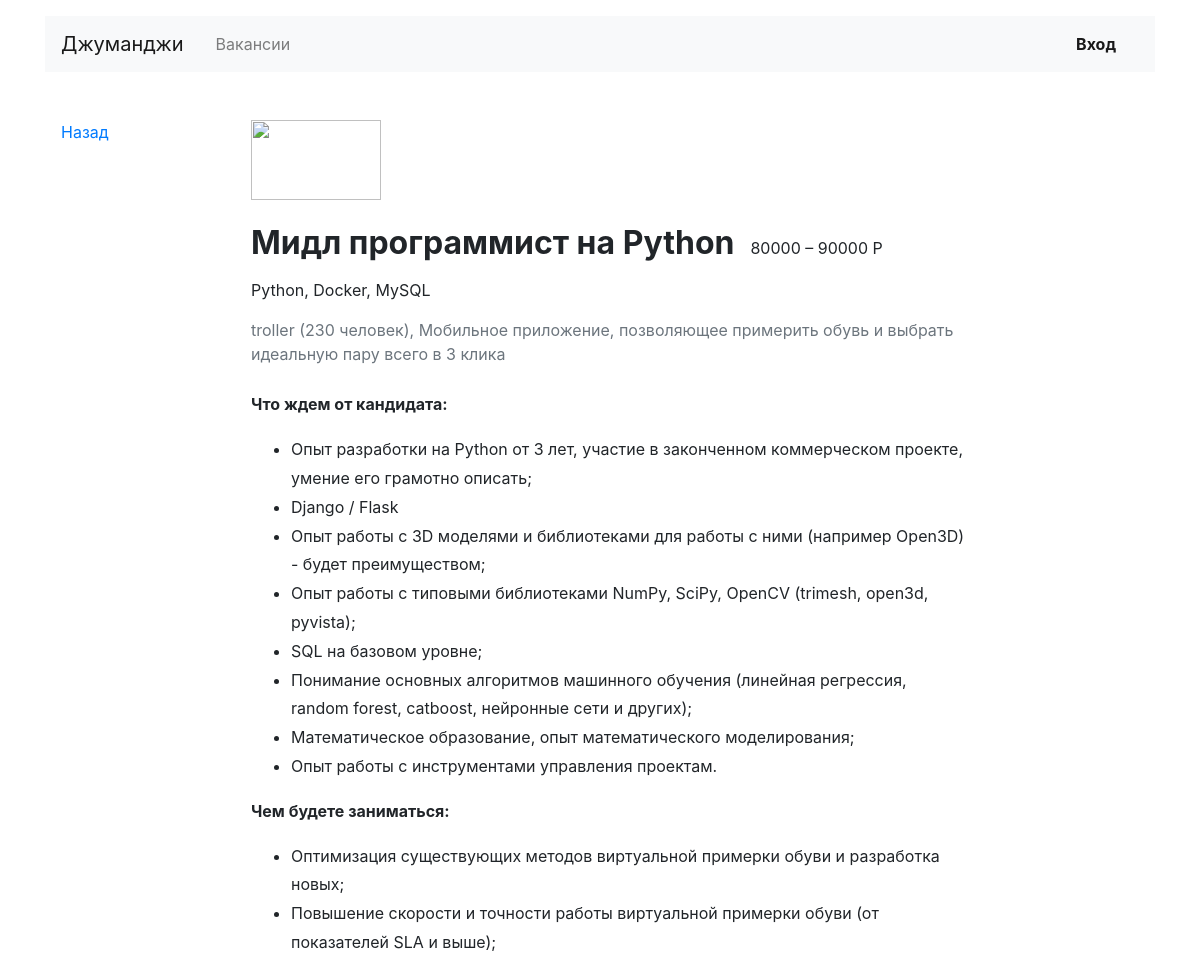
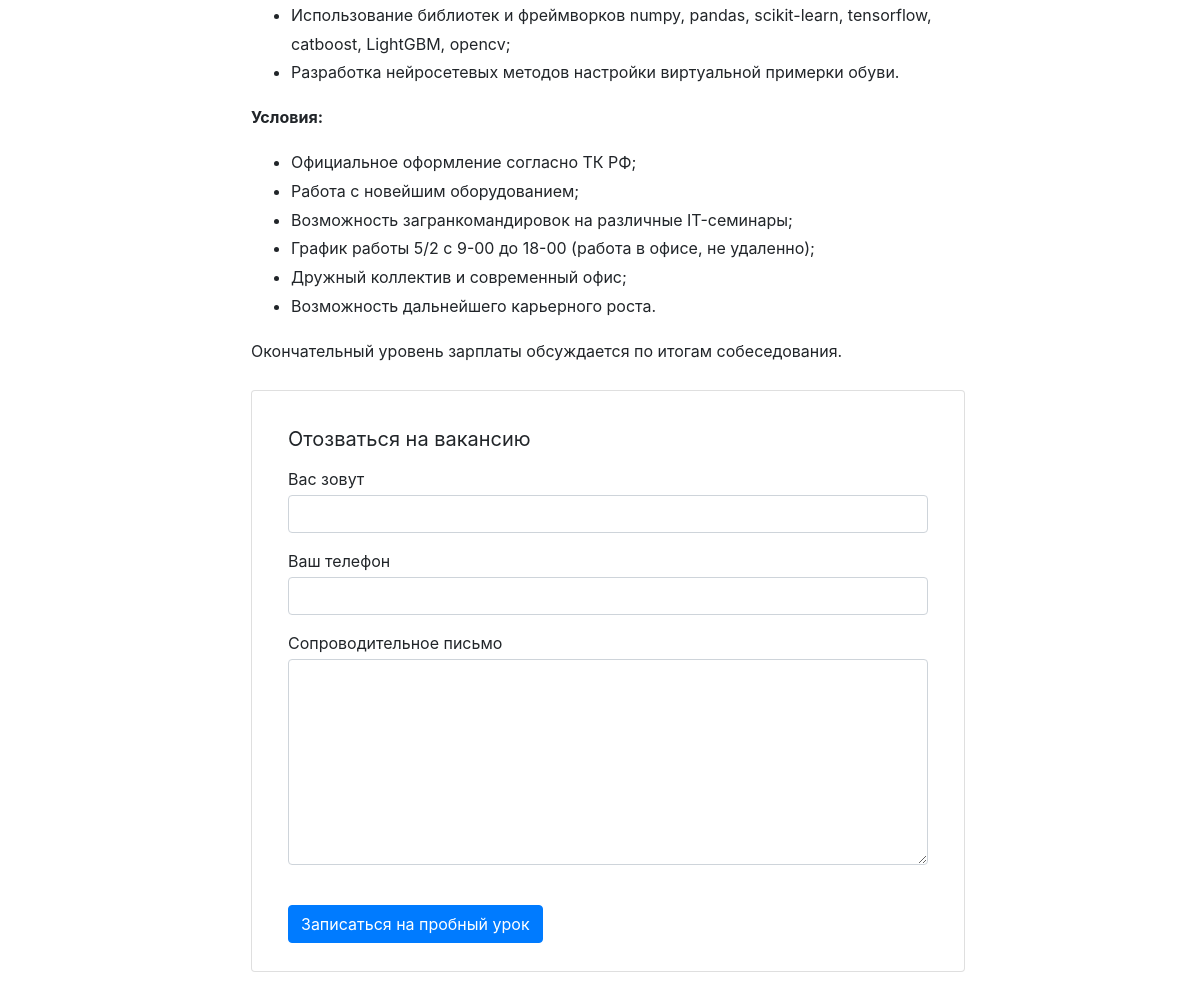
The app's page /vacancies/4/ with its own data (2 pictures, top to bottom).
### vacancies/models.py (models this page shows)
class Vacancy(models.Model):
    title = models.CharField(max_length=64)
    specialty = models.ForeignKey(Specialty, on_delete=models.CASCADE, related_name="vacancies")
    company = models.ForeignKey(Company, on_delete=models.CASCADE, related_name="vacancies")
    skills = models.TextField()
    description = models.TextField()
    salary_min = models.IntegerField()
    salary_max = models.IntegerField()
    published_at = models.DateField()

class Company(models.Model):
    name = models.CharField(max_length=64)
    location = models.CharField(max_length=32)
    logo = models.URLField(default='https://place-hold.it/100x60')
    description = models.TextField()
    employee_count = models.IntegerField()

### vacancies/views.py (the view)
# urls.py: path('vacancies/<int:id>/', vacancies_views.vacancy_view, name='vac_by_id'),
def vacancy_view(request, id):
    try:
        context_dict = {
            'vacancy': Vacancy.objects.get(id=id),
        }
        return render(request, 'vacancy.html', context=context_dict)
    except Vacancy.DoesNotExist:
        return HttpResponseNotFound('Вакансия с указанным идентификатором не найдена!')

### vacancies/templates/vacancy.html
{% extends 'base.html' %}
  {% block content %}
  <main class="container mt-3 pb-5">
    <div class="row mt-5">
      <div class="col-12 col-lg-2">
        <div class="pl-3 mb-5">
          <p><a href="#">Назад</a></p>
        </div>
      </div>
      <div class="col-12 col-lg-8">
        <section class="pl-3">
          <a href="#"><img src="https://place-hold.it/130x80" width="130" height="80" alt=""></a>
          <div class="d-flex align-items-baseline align-content-baseline">
            <h1 class="h2 mt-4 font-weight-bold" >{{ vacancy.title }}</h1>
            <p class="m-0 pl-3">{{ vacancy.salary_min }} – {{ vacancy.salary_max }} Р</p>
          </div>
          <p class="mt-2">{{ vacancy.skills }}</p>
          <p class="text-muted mb-4">{{ vacancy.company.name }} ({{ vacancy.company.employee_count }} человек), {{ vacancy.company.description }}</p>
          <div style="line-height: 1.8;">{{ vacancy.description|safe  }}</div>
          <form action="/echo" class="card mt-4 mb-3" enctype="multipart/form-data">
            <div class="card-body mx-3">
              <p class="h5 mt-3 font-weight-normal">Отозваться на вакансию</p>
              <div class="form-group">
                <label class="mb-1 mt-2" for="userName">Вас зовут</label>
                <input class="form-control" type="text" placeholder="" id="userName">
              </div>
              <div class="form-group">
                <label class="mb-1" for="userPhone">Ваш телефон</label>
                <input class="form-control" type="tel" placeholder="" id="userPhone">
              </div>
              <div class="form-group">
                <label class="mb-1" for="userMsg" >Сопроводительное письмо</label>
                <textarea class="form-control" rows="8" id="userMsg"></textarea>
              </div>
              <input type="submit" class="btn btn-primary mt-4 mb-2" value="Записаться на пробный урок">
            </div>
          </form>
        </section>
      </div>
    </div>
  </main>
  {% endblock content %}

### records on screen
Vacancy: title "Мидл программист на Python", salary_min "80000", salary_max "90000", skills "Python, Docker, MySQL", company.name "troller", company.employee_count "230", company.description "Мобильное приложение, позволяющее примерить обувь и выбрать идеальную пару всего в 3 клика", description "Что ждем от кандидата: Опыт разработки на Python от 3 лет, участие в законченном коммерческом проекте, умение его грамотно описать; Django / Flask Опыт работы с 3D моделями и библиотеками для работы с ними (например Open3D) - будет преимуществом; Опыт работы с типовыми библиотеками NumPy, SciPy, OpenCV (trimesh, open3d, pyvista); SQL на базовом уровне; Понимание основных алгоритмов машинного обучения (линейная регрессия, random forest, catboost, нейронные сети и других); Математическое образование, опыт математического моделирования; Опыт работы с инструментами управления проектам. Чем будете заниматься: Оптимизация существующих методов виртуальной примерки обуви и разработка новых;…"
